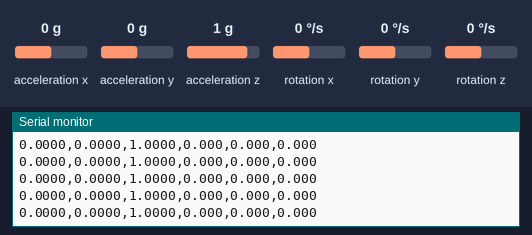
The sketch below on a simulated Arduino Uno, built with avr-gcc and run on an emulated ATmega328P. Parts: the last lines printed to the serial monitor. Wiring (inferred from the names in the program): MPU-6050 motion sensor at I2C address 0x68. The inputs (shaded band) are chosen by the test bench; at power-on: acceleration x 0 g, acceleration z 1 g, acceleration y 0 g, rotation x 0 °/s, rotation y 0 °/s, rotation z 0 °/s.

Above: at 1.2 s.
1.3 s: acceleration x set to -1.4 g
At 1.8 s:
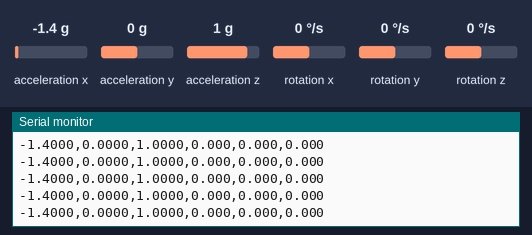
4.3 s: acceleration x set to 0 g
At 5.3 s:
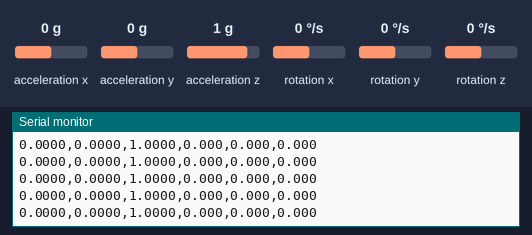
7.3 s: acceleration z set to 0 g
At 8.2 s:
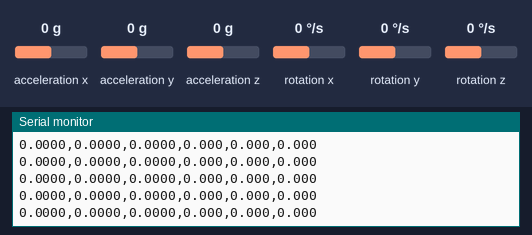
10.3 s: acceleration y set to -1.4 g
At 11.1 s:
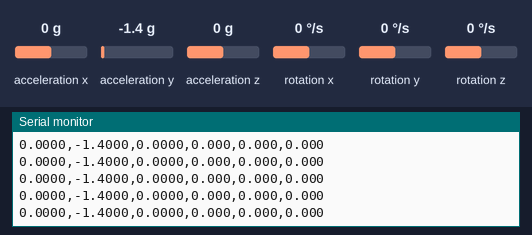
13.3 s: acceleration x set to -0.8 g
At 14.4 s:
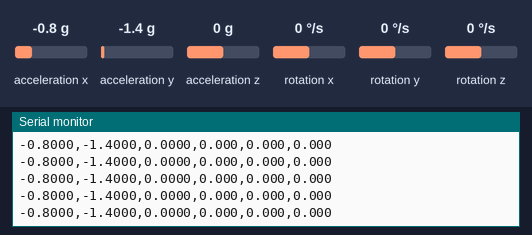
Timing chart, 0 to 16.3 s (numbered marks = the images above; inputs shaded):
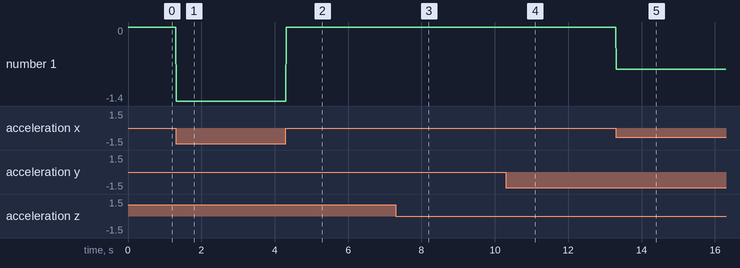

The sketch:

mpu6050_stream.ino
```cpp
// M4: stream MPU6050 raw data over serial as "ax,ay,az,gx,gy,gz" (g and deg/s), 115200 baud.
// Wiring (Uno/Nano): VCC->5V, GND->GND, SDA->A4, SCL->A5. No extra library needed.
#include <Wire.h>
const int MPU = 0x68;
int16_t rd() { return (int16_t)(Wire.read() << 8 | Wire.read()); }
void setup() {
  Serial.begin(115200);
  Wire.begin();
  Wire.beginTransmission(MPU); Wire.write(0x6B); Wire.write(0); Wire.endTransmission(true);  // wake up
}
void loop() {
  Wire.beginTransmission(MPU); Wire.write(0x3B); Wire.endTransmission(false);
  Wire.requestFrom(MPU, 14, true);
  int16_t ax = rd(), ay = rd(), az = rd();
  rd();  // temperature, unused
  int16_t gx = rd(), gy = rd(), gz = rd();
  Serial.print(ax / 16384.0, 4); Serial.print(',');
  Serial.print(ay / 16384.0, 4); Serial.print(',');
  Serial.print(az / 16384.0, 4); Serial.print(',');
  Serial.print(gx / 131.0, 3);   Serial.print(',');
  Serial.print(gy / 131.0, 3);   Serial.print(',');
  Serial.println(gz / 131.0, 3);
  delay(10);  // ~100 Hz nominal; the real rate is measured from timestamps by the Python side
}
```

Measured:
- after the input at 1.3 s, the serial monitor: prints a new line at once (image 1)
- after the input at 4.3 s, the serial monitor: prints a new line at once (image 2)
- after the input at 7.3 s, the serial monitor: prints a new line at once (image 3)
- after the input at 10.3 s, the serial monitor: prints a new line at once (image 4)
- after the input at 13.3 s, the serial monitor: prints a new line at once (image 5)
- plotted number 1: 0 → -1.4 after the input at 1.3 s, 0 → -0.8 after the input at 13.3 s
